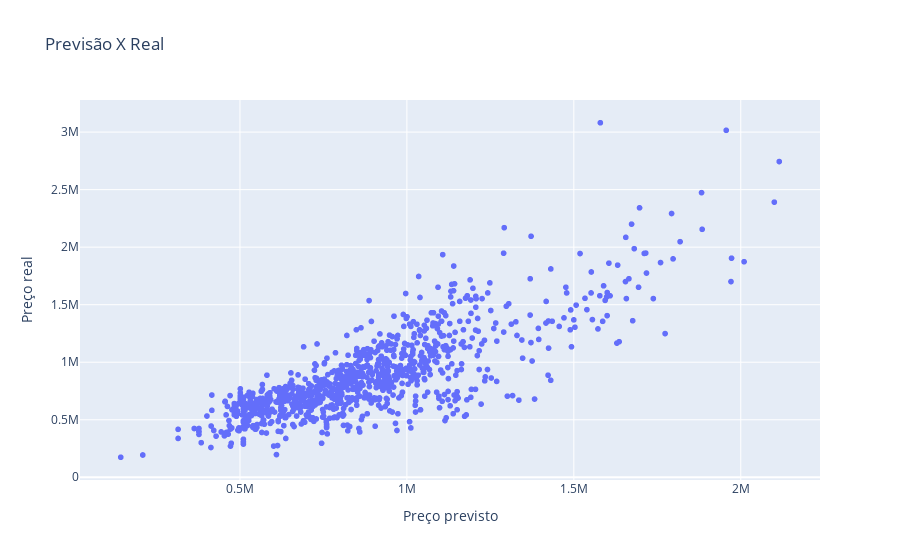

Notebook code for this chart:
### Code cell
#scarter plot entre y_previsto_train e y_train Y é o valor de venda da casa
fig = px.scatter(x=y_previsto_train, y=Y_train,
                 title='Previsão X Real',
                 labels={'x':'Preço previsto','y':'Preço real'})
fig.show()

### Figure 1 — Plotly figure (JSON) as saved in the notebook; plotly's stock layout.template omitted (floating-point values rounded to 4 significant figures; data arrays with more than 128 entries replaced by an {"elided": "..."} marker saying what was removed)
{"data": [{"hovertemplate": "Preço previsto=%{x}<br>Preço real=%{y}<extra></extra>", "legendgroup": "", "marker": {"color": "#636efa", "symbol": "circle"}, "mode": "markers", "name": "", "showlegend": false, "type": "scattergl", "x": {"elided": "1006 float values"}, "xaxis": "x", "y": {"elided": "1006 float values"}, "yaxis": "y"}], "layout": {"legend": {"tracegroupgap": 0}, "title": {"text": "Previsão X Real"}, "xaxis": {"anchor": "y", "domain": [0, 1], "title": {"text": "Preço previsto"}}, "yaxis": {"anchor": "x", "domain": [0, 1], "title": {"text": "Preço real"}}}}
